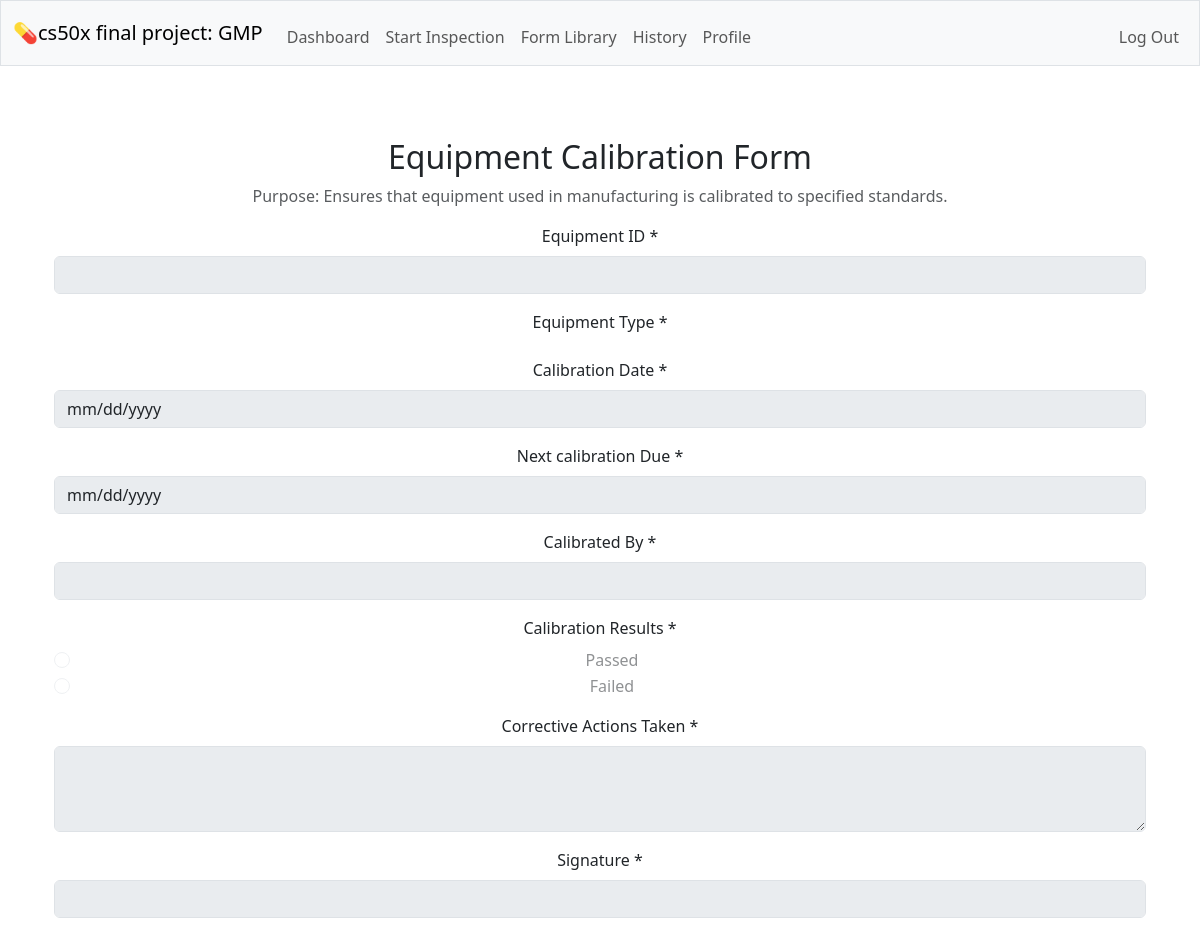
The app's page /forms_show/11/preview (signed in) with its own data.
### tables this page shows
CREATE TABLE forms (id INTEGER PRIMARY KEY AUTOINCREMENT NOT NULL, name TEXT NOT NULL UNIQUE, description TEXT NOT NULL, created_by INTEGER NOT NULL, FOREIGN KEY (created_by) REFERENCES users(id) );

CREATE TABLE form_fields (id INTEGER PRIMARY KEY AUTOINCREMENT NOT NULL, form_id INTEGER NOT NULL, label TEXT NOT NULL, field_type TEXT NOT NULL,  options TEXT, required BOOLEAN NOT NULL DEFAULT 1, display_order INTEGER DEFAULT 0,  FOREIGN KEY (form_id) REFERENCES forms(id) );

### app.py (the view)
@app.route("/forms_show/<int:form_id>/preview")
@login_required
def preview_form(form_id):
    form = db.execute("SELECT * FROM forms WHERE id = ?", form_id)
    fields = db.execute("SELECT * FROM form_fields WHERE form_id = ? ORDER BY display_order", form_id)
    if not form:
        return apology("Form not found", 404)
    return render_template("form_preview.html", form=form[0], fields=fields)

### helpers.py (called while the page is built)
def login_required(f):
    @wraps(f)
    def decorated_function(*args, **kwargs):
        if session.get("user_id") is None:
            return redirect("/login")
        return f(*args, **kwargs)
    return decorated_function

### templates/form_preview.html (shortened to what this page needs)
{% extends "layout.html" %}
{% block main %}
<div class="container mt-4">
    <h2>{{ form.name }}</h2>
    <p class="text-muted">{{ form.description }}</p>
    <form>
        {% for field in fields %}
            <div class="mb-3">
                <label class="form-label">{{ field.label }}{% if field.required %} *{% endif %}</label>
                {% if field.field_type == 'text' %}
                    <input type="text" class="form-control" disabled>
                {% elif field.field_type == 'textarea' %}
                    <textarea class="form-control" rows="3" disabled></textarea>
                {% elif field.field_type == 'number' %}
                    <input type="number" class="form-control" disabled>
                {% elif field.field_type == 'date' %}
                    <input type="date" class="form-control" disabled>
                {% elif field.field_type == 'datetime' %}
                    <input type="datetime-local" class="form-control" disabled>
                {% elif field.field_type == 'radio' %}
                    {% for option in field.options.split(',') %}
                        <div class="form-check">
                            <input class="form-check-input" type="radio" name="{{ field.label }}" disabled>
                            <label class="form-check-label">{{ option.strip() }}</label>
                        </div>
                    {% endfor %}
                {% elif field.field_type == 'dropdown' %}
                    <select class="form-select" disabled>
                        {% for option in field.options.split(',') %}
                            <option>{{ option.strip() }}</option>
                        {% endfor %}
                    </select>
                {% endif %}
            </div>
        {% endfor %}
    </form>
</div>
{% endblock %}

### records on screen
forms: name "Equipment Calibration Form", description "Purpose: Ensures that equipment used in manufacturing is calibrated to specified standards."
form_fields: label "Equipment ID"
form_fields: label "Equipment Type"
form_fields: label "Calibration Date"
form_fields: label "Next calibration Due"
form_fields: label "Calibrated By"
form_fields: label "Calibration Results", strip "Passed" "Failed"
form_fields: label "Corrective Actions Taken"
form_fields: label "Signature"
